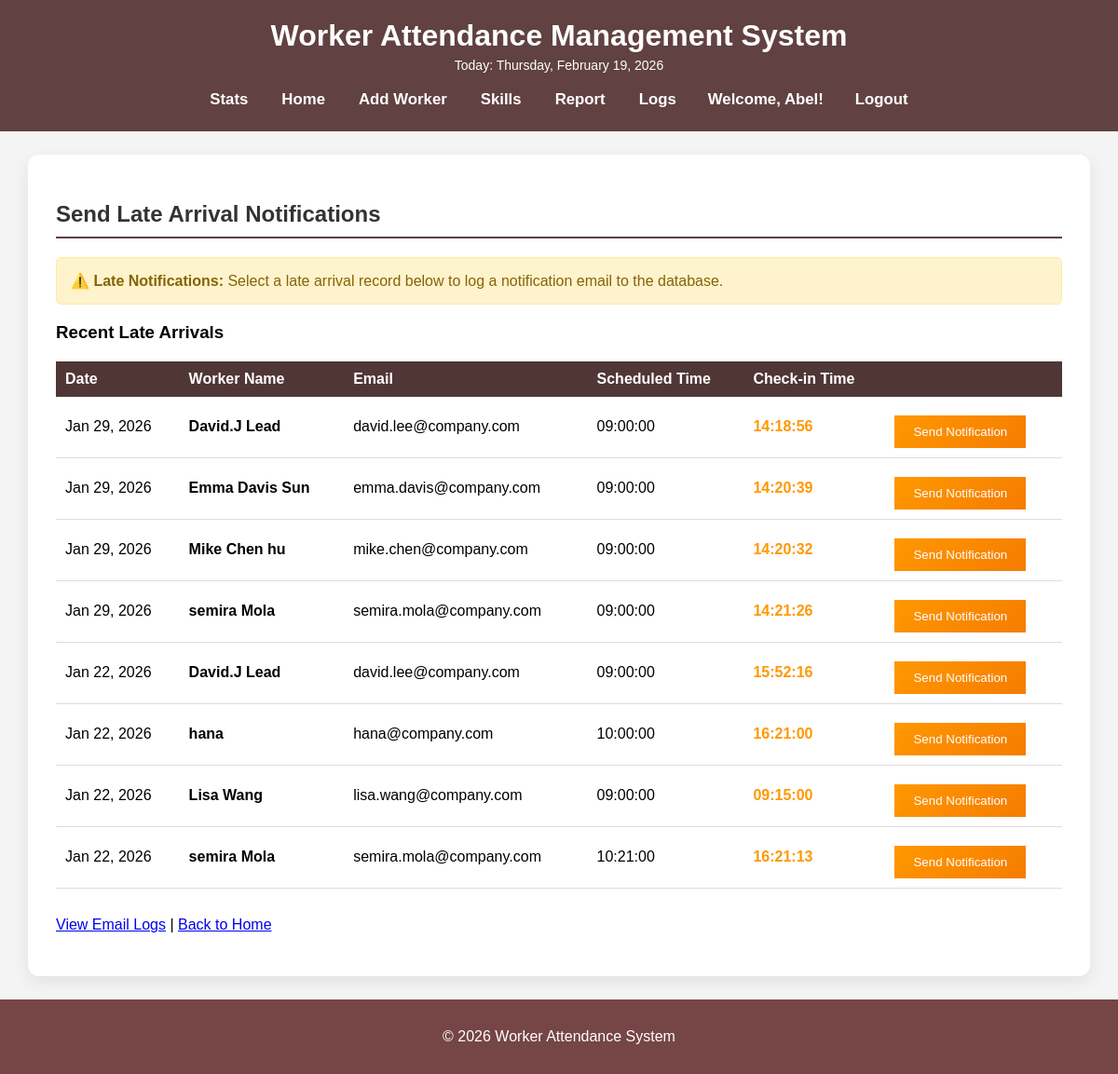
The app's page /send_late_notification_form.php (signed in) with its own data.
### tables this page shows
CREATE TABLE `attendance` (
  `attendance_id` int(11) NOT NULL,
  `worker_id` int(11) DEFAULT NULL,
  `scheduled_time` time DEFAULT NULL,
  `check_in_time` time DEFAULT NULL,
  `status` varchar(20) DEFAULT NULL,
  `date` date DEFAULT NULL
);

CREATE TABLE `workers` (
  `worker_id` int(11) NOT NULL,
  `full_name` varchar(100) NOT NULL,
  `phone` varchar(20) DEFAULT NULL,
  `email` varchar(100) DEFAULT NULL,
  `hire_date` date DEFAULT NULL,
  `image_filename` varchar(255) DEFAULT NULL,
  `department_id` int(11) DEFAULT NULL,
  `role` varchar(50) DEFAULT NULL
);

### send_late_notification_form.php (the view, shortened to what this page needs)
<?php
    require("database.php");
    $queryLate = 'SELECT a.worker_id, w.full_name, w.email, a.date, a.scheduled_time, a.check_in_time
                  FROM attendance a
                  JOIN workers w ON a.worker_id = w.worker_id
                  WHERE a.status = "Late"
                  ORDER BY a.date DESC, w.full_name
                  LIMIT 50';
    $statement = $db->prepare($queryLate);
    $statement->execute();
    $late_records = $statement->fetchAll();
?>
<!DOCTYPE html>
<html>
<head>
    <link rel="stylesheet" type="text/css" href="css/styles.css?v=1.0" />
</head>
<body>
    <?php include("header.php"); ?>
    <main>
        <h2>Send Late Arrival Notifications</h2>
        <p class="alert alert-warning">
            <strong>⚠️ Late Notifications:</strong> Select a late arrival record below to log a notification email to the database.
        </p>
        <?php if (count($late_records) > 0): ?>
            <h3>Recent Late Arrivals</h3>
            <table>
                <tr>
                    <th>Date</th>
                    <th>Worker Name</th>
                    <th>Email</th>
                    <th>Scheduled Time</th>
                    <th>Check-in Time</th>
                    <th>&nbsp;</th>
                </tr>
                <?php foreach ($late_records as $record): ?>
                    <tr>
                        <td><?php echo date('M j, Y', strtotime($record['date'])); ?></td>
                        <td><strong><?php echo htmlspecialchars($record['full_name']); ?></strong></td>
                        <td><?php echo htmlspecialchars($record['email']); ?></td>
                        <td><?php echo htmlspecialchars($record['scheduled_time']); ?></td>
                        <td class="text-warning text-bold"><?php echo htmlspecialchars($record['check_in_time']); ?></td>
                        <td>
                            <form action="send_late_notification.php" method="post" class="inline-form">
                                <input type="submit" value="Send Notification" class="btn-warning"
                                       onclick="return confirm('Send late notification to <?php echo htmlspecialchars($record['full_name']); ?>?');" />
                            </form>
                        </td>
                    </tr>
                <?php endforeach; ?>
            </table>
        <?php else: ?>
            <p class="alert alert-success">
                No late arrival records found.
            </p>
        <?php endif; ?>
        <p class="mt-30">
            <a href="view_email_logs.php">View Email Logs</a> |
            <a href="index.php">Back to Home</a>
        </p>
    </main>
    <?php include("footer.php"); ?>
</body>
</html>

### css/styles.css (style rules this page uses)
body { font-family: Arial, sans-serif; background-color: #f4f4f4; margin: 0; padding: 0; }
main { background-color: white; padding: 30px; margin: 25px auto; width: 90%; max-width: 1200px; border-radius: 12px; box-shadow: 0 6px 18px rgba(0, 0, 0, 0.08); }
h2 { color: #333; border-bottom: 2px solid #5d3f3f; padding-bottom: 10px; margin-top: 20px; }
form { margin: 20px 0; }
input[type="submit"] { background-color: #333; color: white; padding: 10px 20px; border: none; cursor: pointer; margin-top: 10px; }
table { width: 100%; border-collapse: collapse; margin: 20px 0; }
th { background-color: #513636; color: white; padding: 10px; text-align: left; }
td { padding: 10px; border-bottom: 1px solid #ddd; }
.text-warning { color: #FF9800; font-weight: bold; }
.btn-warning { background: linear-gradient(135deg, #FF9800 0%, #F57C00 100%); }
.alert-warning { padding: 15px; background-color: #fff3cd; border: 1px solid #ffeaa7; border-radius: 5px; color: #856404; }
.mt-30 { margin-top: 30px; }
.inline-form { display: inline; }
.text-bold { font-weight: bold; }

### records on screen
attendance: date "Jan 29, 2026", worker.full_name "David.J Lead", worker.email "david.lee@company.com", scheduled_time "09:00:00", check_in_time "14:18:56"
attendance: date "Jan 29, 2026", worker.full_name "Emma Davis Sun", worker.email "emma.davis@company.com", scheduled_time "09:00:00", check_in_time "14:20:39"
attendance: date "Jan 29, 2026", worker.full_name "Mike Chen hu", worker.email "mike.chen@company.com", scheduled_time "09:00:00", check_in_time "14:20:32"
attendance: date "Jan 29, 2026", worker.full_name "semira Mola", worker.email "semira.mola@company.com", scheduled_time "09:00:00", check_in_time "14:21:26"
attendance: date "Jan 22, 2026", worker.full_name "David.J Lead", worker.email "david.lee@company.com", scheduled_time "09:00:00", check_in_time "15:52:16"
attendance: date "Jan 22, 2026", worker.full_name "hana", worker.email "hana@company.com", scheduled_time "10:00:00", check_in_time "16:21:00"
attendance: date "Jan 22, 2026", worker.full_name "Lisa Wang", worker.email "lisa.wang@company.com", scheduled_time "09:00:00", check_in_time "09:15:00"
attendance: date "Jan 22, 2026", worker.full_name "semira Mola", worker.email "semira.mola@company.com", scheduled_time "10:21:00", check_in_time "16:21:13"

### other values on screen
$_SESSION['userName'] "Abel"
